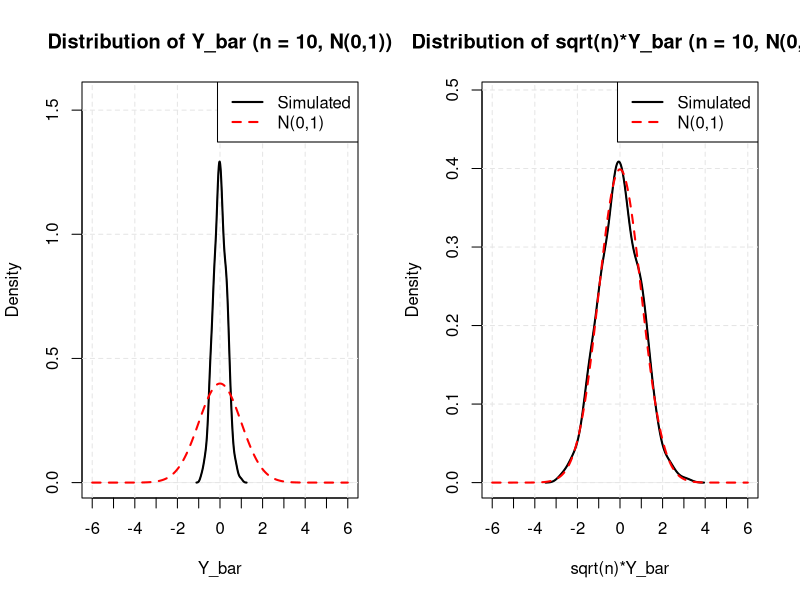
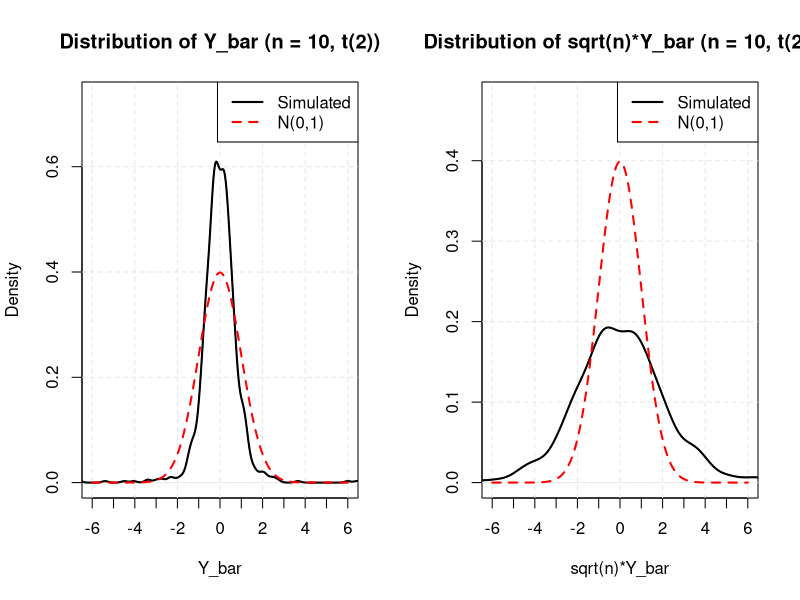
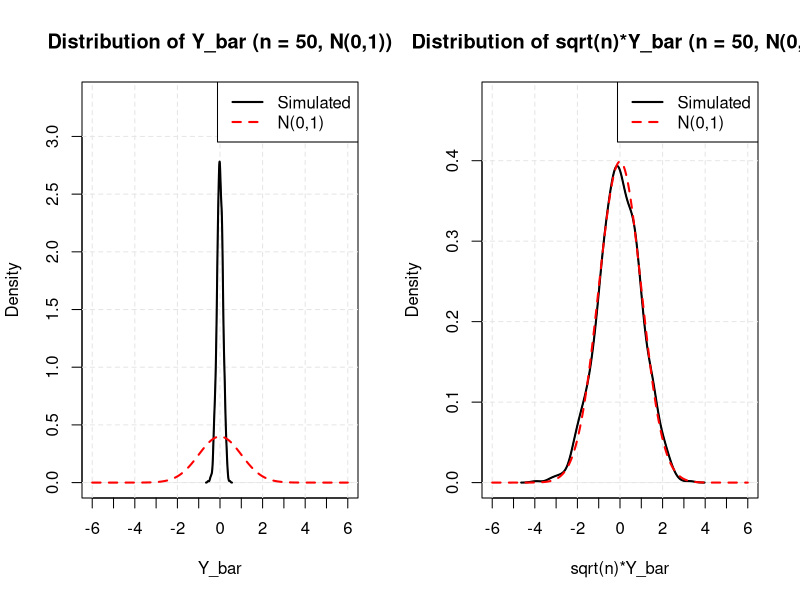
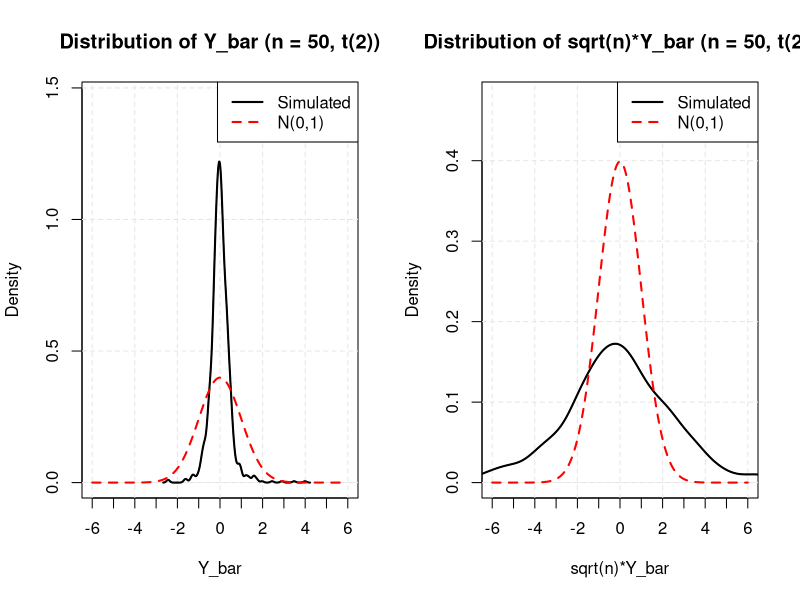
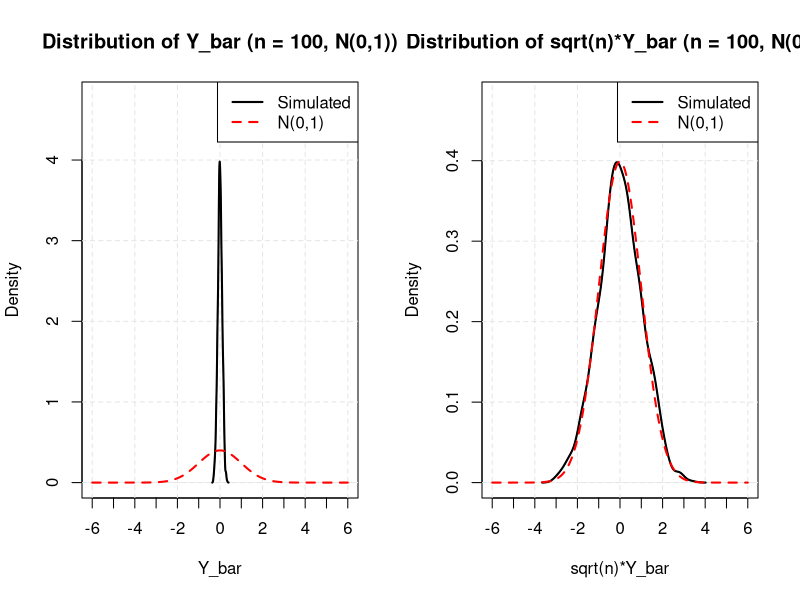
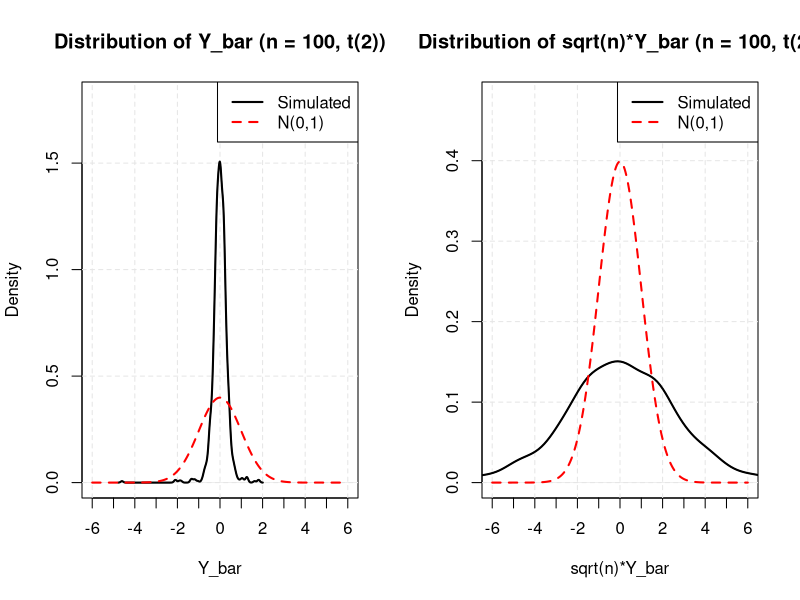
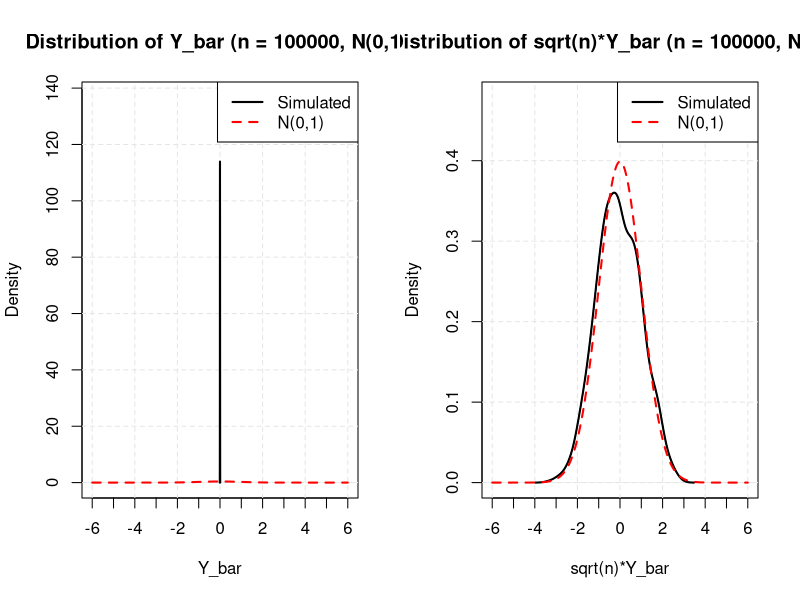
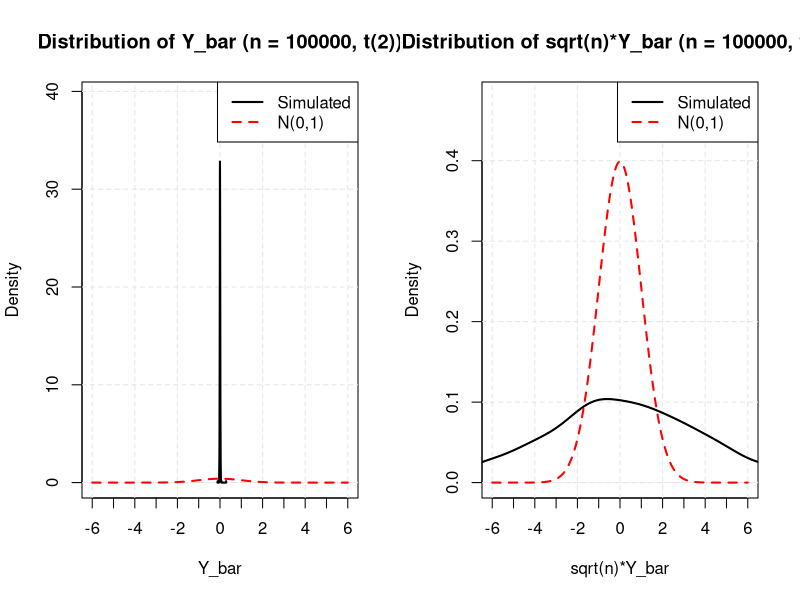

The R script that drew these images, in order:
# Set random seed for reproducibility
set.seed(12345)

B <- 1000

# Create img directory if it doesn't exist
if (!dir.exists("img")) {
  dir.create("img")
}

simulate_and_save <- function(n, dist_type) {
  y_bar <- numeric(B)
  y_bar_scaled <- numeric(B)
  
  # Generate B samples and calculate both statistics
  for(b in 1:B) {
    if(dist_type == "normal") {
      y <- rnorm(n, mean = 0, sd = 1)
    } else {
      y <- rt(n, df = 2)
    }
    
    y_bar[b] <- mean(y)
    y_bar_scaled[b] <- sqrt(n) * mean(y)
  }
  
  # Create filename
  dist_name <- ifelse(dist_type == "normal", "normal", "t2")
  filename <- file.path("img", sprintf("n%d_%s_combined.png", n, dist_name))
  
  png(filename, width = 1200, height = 500)
  
  # Set up 1x2 plotting area
  par(mfrow = c(1, 2), mar = c(5, 4, 4, 2) + 0.1)
  
  # Create standard normal density for comparison
  x_range <- seq(-6, 6, length.out = 300)
  standard_normal <- dnorm(x_range)
  
  # Plot for Y_bar
  dens1 <- density(y_bar)
  y_max1 <- max(max(dens1$y), max(standard_normal)) * 1.2
  
  dist_label <- ifelse(dist_type == "normal", "N(0,1)", "t(2)")
  plot_title1 <- sprintf("Distribution of Y_bar (n = %d, %s)", n, dist_label)
  
  plot(dens1, main = plot_title1,
       xlab = "Y_bar", 
       ylab = "Density",
       xlim = c(-6, 6),
       ylim = c(0, y_max1),
       xaxt = "n")
  
  axis(1, at = seq(-6, 6, by = 1))
  grid(nx = NULL, ny = NULL, lty = 2, col = "gray90")
  lines(dens1, lwd = 2)
  lines(x_range, standard_normal, col = "red", lty = 2, lwd = 2)
  legend("topright", c("Simulated", "N(0,1)"), 
         col = c("black", "red"), lty = c(1, 2), lwd = 2)
  
  # Plot for sqrt(n)*Y_bar
  dens2 <- density(y_bar_scaled)
  y_max2 <- max(max(dens2$y), max(standard_normal)) * 1.2
  
  plot_title2 <- sprintf("Distribution of sqrt(n)*Y_bar (n = %d, %s)", n, dist_label)
  
  plot(dens2, main = plot_title2,
       xlab = "sqrt(n)*Y_bar", 
       ylab = "Density",
       xlim = c(-6, 6),
       ylim = c(0, y_max2),
       xaxt = "n")
  
  axis(1, at = seq(-6, 6, by = 1))
  grid(nx = NULL, ny = NULL, lty = 2, col = "gray90")
  lines(dens2, lwd = 2)
  lines(x_range, standard_normal, col = "red", lty = 2, lwd = 2)
  legend("topright", c("Simulated", "N(0,1)"), 
         col = c("black", "red"), lty = c(1, 2), lwd = 2)
  
  dev.off()
  
  cat("Saved plot to:", filename, "\n")
}

# 1e5 is additional sample size
n_values <- c(10, 50, 100, 1e5)
distributions <- c("normal", "t")

for(n in n_values) {
  for(dist in distributions) {
    dist_name <- ifelse(dist == "normal", "N(0,1)", "t(2)")
    cat("\nSimulating for n =", n, ", distribution:", dist_name, "\n")
    simulate_and_save(n, dist)
  }
}
